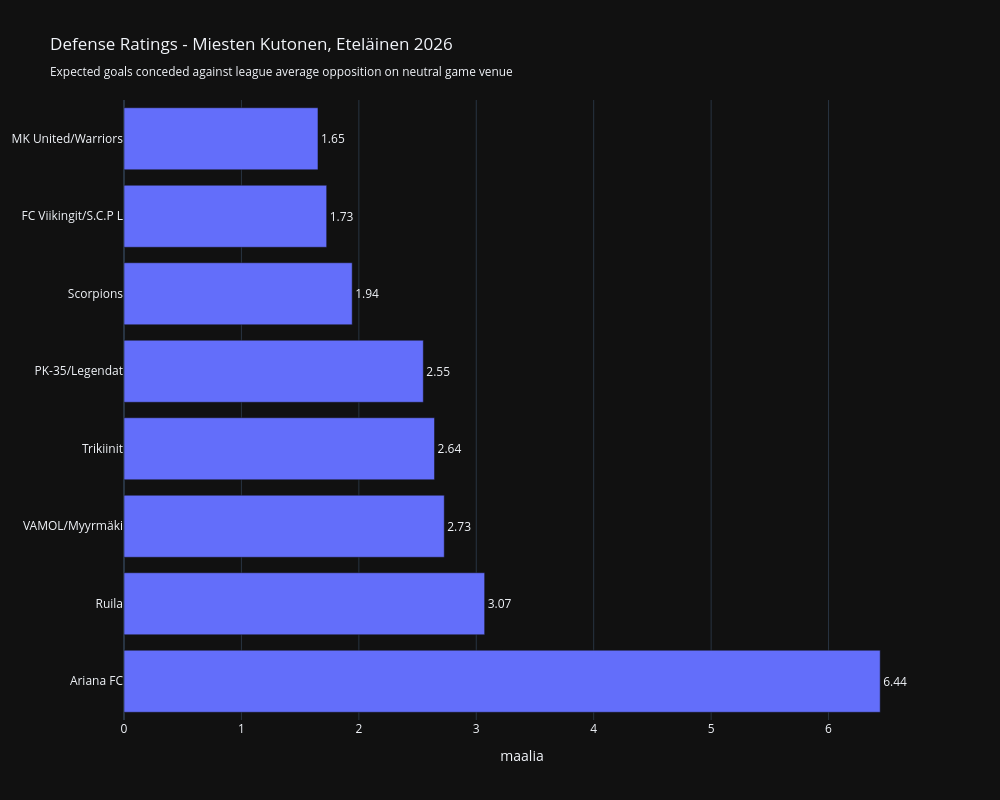

Source (notebook cell):
### Code cell
my_x = 'defense_rating'

aux = ratings_df.sort_values(by=my_x, ascending=False if my_x=='defense_rating' else True)

fig = go.Figure()

fig.add_trace(
        go.Bar(
            x=aux[my_x],
            y=aux['team'],#.apply(lambda x: x.split('\\')[0]),
            text=aux[my_x].round(2),
            textposition='outside',
            orientation='h',
            #marker=dict(color = color_list)
        )
)

fig.update_layout(
    width=1000,
    height=800,
    title=f"Defense Ratings - {my_title}<br><sub>Expected goals conceded against league average opposition on neutral game venue<sub>",
    template = 'plotly_dark',
    xaxis_title="maalia",
    showlegend=False
    )

fig.show()

### Figure 1 — Plotly figure (JSON) as saved in the notebook; plotly's stock layout.template omitted (floating-point values rounded to 4 significant figures)
{"data": [{"orientation": "h", "text": [6.44, 3.07, 2.73, 2.64, 2.55, 1.94, 1.73, 1.65], "textposition": "outside", "type": "bar", "x": [6.44, 3.071, 2.727, 2.644, 2.549, 1.943, 1.726, 1.652], "y": ["Ariana FC", "Ruila", "VAMOL/Myyrmäki", "Trikiinit", "PK-35/Legendat", "Scorpions", "FC Viikingit/S.C.P L", "MK United/Warriors"]}], "layout": {"height": 800, "showlegend": false, "title": {"text": "Defense Ratings - Miesten Kutonen, Eteläinen 2026<br><sub>Expected goals conceded against league average opposition on neutral game venue<sub>"}, "width": 1000, "xaxis": {"title": {"text": "maalia"}}}}
